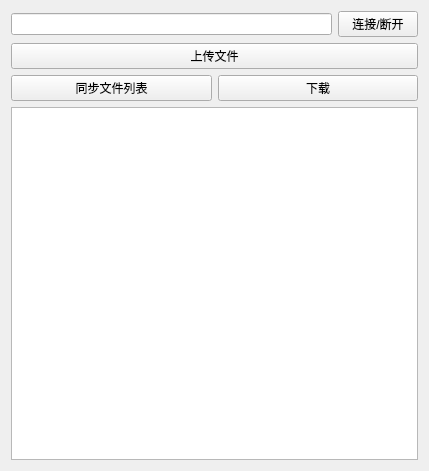
<?xml version="1.0" encoding="UTF-8"?>
<ui version="4.0">
 <class>Widget</class>
 <widget class="QWidget" name="Widget">
  <property name="geometry">
   <rect>
    <x>0</x>
    <y>0</y>
    <width>429</width>
    <height>471</height>
   </rect>
  </property>
  <property name="sizePolicy">
   <sizepolicy hsizetype="Fixed" vsizetype="Fixed">
    <horstretch>0</horstretch>
    <verstretch>0</verstretch>
   </sizepolicy>
  </property>
  <property name="windowTitle">
   <string>Widget</string>
  </property>
  <layout class="QGridLayout" name="gridLayout">
   <item row="0" column="0">
    <layout class="QVBoxLayout" name="verticalLayout">
     <item>
      <layout class="QVBoxLayout" name="verticalLayout_2">
       <item>
        <layout class="QHBoxLayout" name="horizontalLayout_3">
         <item>
          <widget class="QLineEdit" name="ClientLineEdit"/>
         </item>
         <item>
          <widget class="QPushButton" name="ClientConnectPB">
           <property name="text">
            <string>连接/断开</string>
           </property>
          </widget>
         </item>
        </layout>
       </item>
       <item>
        <widget class="QPushButton" name="pushButton">
         <property name="text">
          <string>上传文件</string>
         </property>
        </widget>
       </item>
       <item>
        <layout class="QHBoxLayout" name="horizontalLayout_4">
         <item>
          <widget class="QPushButton" name="SynFilePtn">
           <property name="sizePolicy">
            <sizepolicy hsizetype="Expanding" vsizetype="Fixed">
             <horstretch>0</horstretch>
             <verstretch>0</verstretch>
            </sizepolicy>
           </property>
           <property name="text">
            <string>同步文件列表</string>
           </property>
          </widget>
         </item>
         <item>
          <widget class="QPushButton" name="DownloadPB">
           <property name="sizePolicy">
            <sizepolicy hsizetype="Expanding" vsizetype="Fixed">
             <horstretch>0</horstretch>
             <verstretch>0</verstretch>
            </sizepolicy>
           </property>
           <property name="text">
            <string>下载</string>
           </property>
          </widget>
         </item>
        </layout>
       </item>
      </layout>
     </item>
    </layout>
   </item>
   <item row="1" column="0">
    <widget class="QListWidget" name="listWidget"/>
   </item>
  </layout>
 </widget>
 <layoutdefault spacing="6" margin="11"/>
 <resources/>
 <connections/>
</ui>
